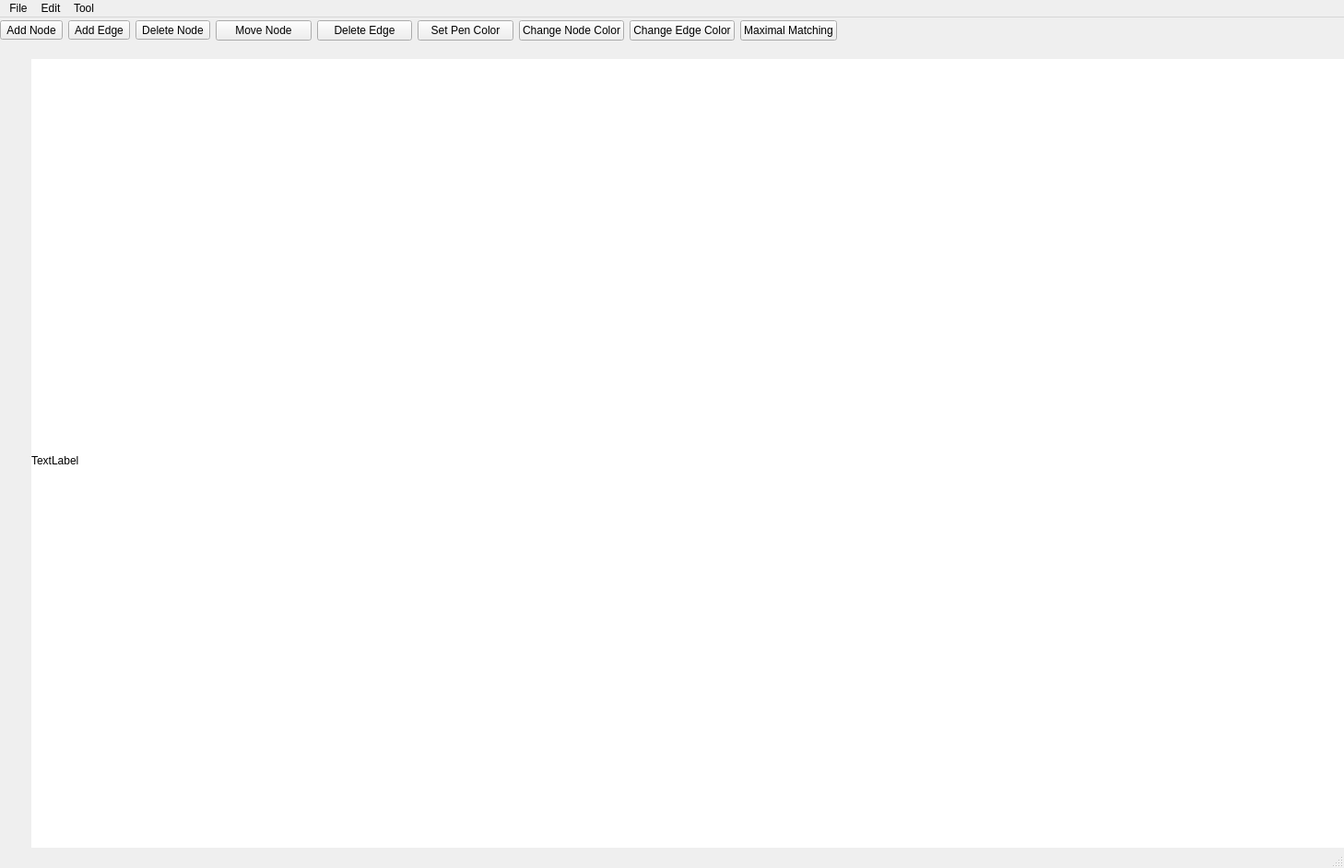
<?xml version="1.0" encoding="UTF-8"?>
<ui version="4.0">
 <class>JGraphEd</class>
 <widget class="QMainWindow" name="JGraphEd">
  <property name="geometry">
   <rect>
    <x>0</x>
    <y>0</y>
    <width>1458</width>
    <height>942</height>
   </rect>
  </property>
  <property name="windowTitle">
   <string>GraphEd</string>
  </property>
  <property name="animated">
   <bool>true</bool>
  </property>
  <widget class="QWidget" name="centralwidget">
   <property name="mouseTracking">
    <bool>true</bool>
   </property>
   <widget class="QWidget" name="gridLayoutWidget">
    <property name="geometry">
     <rect>
      <x>0</x>
      <y>-1</y>
      <width>908</width>
      <height>31</height>
     </rect>
    </property>
    <layout class="QGridLayout" name="Tools">
     <item row="0" column="0">
      <widget class="QToolButton" name="Add_Vertex">
       <property name="toolTip">
        <string>&lt;html&gt;&lt;head/&gt;&lt;body&gt;&lt;p&gt;Add Node&lt;/p&gt;&lt;/body&gt;&lt;/html&gt;</string>
       </property>
       <property name="text">
        <string>Add Node</string>
       </property>
      </widget>
     </item>
     <item row="0" column="3">
      <widget class="QPushButton" name="move">
       <property name="text">
        <string>Move Node</string>
       </property>
      </widget>
     </item>
     <item row="0" column="7">
      <widget class="QPushButton" name="changeEdgeCol">
       <property name="text">
        <string>Change Edge Color</string>
       </property>
      </widget>
     </item>
     <item row="0" column="5">
      <widget class="QPushButton" name="changecolor">
       <property name="text">
        <string>Set Pen Color</string>
       </property>
      </widget>
     </item>
     <item row="0" column="6">
      <widget class="QPushButton" name="changeNodeCol">
       <property name="text">
        <string>Change Node Color</string>
       </property>
      </widget>
     </item>
     <item row="0" column="2">
      <widget class="QToolButton" name="DelNode">
       <property name="toolTip">
        <string>&lt;html&gt;&lt;head/&gt;&lt;body&gt;&lt;p&gt;Delete Node&lt;/p&gt;&lt;p&gt;&lt;br/&gt;&lt;/p&gt;&lt;/body&gt;&lt;/html&gt;</string>
       </property>
       <property name="text">
        <string>Delete Node</string>
       </property>
      </widget>
     </item>
     <item row="0" column="4">
      <widget class="QPushButton" name="DelEdge">
       <property name="text">
        <string>Delete Edge</string>
       </property>
      </widget>
     </item>
     <item row="0" column="1">
      <widget class="QToolButton" name="AddEdge">
       <property name="toolTip">
        <string>&lt;html&gt;&lt;head/&gt;&lt;body&gt;&lt;p&gt;Add Edge&lt;/p&gt;&lt;/body&gt;&lt;/html&gt;</string>
       </property>
       <property name="text">
        <string>Add Edge</string>
       </property>
      </widget>
     </item>
     <item row="0" column="8">
      <widget class="QPushButton" name="maxMatch">
       <property name="text">
        <string>Maximal Matching</string>
       </property>
      </widget>
     </item>
    </layout>
   </widget>
   <widget class="QLabel" name="label">
    <property name="geometry">
     <rect>
      <x>34</x>
      <y>45</y>
      <width>1481</width>
      <height>871</height>
     </rect>
    </property>
    <property name="mouseTracking">
     <bool>true</bool>
    </property>
    <property name="styleSheet">
     <string notr="true">
background-color: rgb(255, 255, 255);</string>
    </property>
    <property name="text">
     <string>TextLabel</string>
    </property>
    <property name="scaledContents">
     <bool>false</bool>
    </property>
    <property name="wordWrap">
     <bool>true</bool>
    </property>
   </widget>
  </widget>
  <widget class="QMenuBar" name="menubar">
   <property name="geometry">
    <rect>
     <x>0</x>
     <y>0</y>
     <width>1458</width>
     <height>26</height>
    </rect>
   </property>
   <widget class="QMenu" name="menuFile">
    <property name="title">
     <string>File</string>
    </property>
    <addaction name="actionNew"/>
    <addaction name="actionOpen"/>
    <addaction name="actionSave_File"/>
    <addaction name="actionExit"/>
   </widget>
   <widget class="QMenu" name="menuEdit">
    <property name="title">
     <string>Edit</string>
    </property>
    <addaction name="actionAdd_Node"/>
    <addaction name="actionAdd_Edge"/>
    <addaction name="actionDelete_Node"/>
    <addaction name="actionDelete_Edge"/>
    <addaction name="actionMove_Node"/>
    <addaction name="separator"/>
    <addaction name="actionSet_Pen_Color"/>
    <addaction name="actionChange_Node_Color"/>
    <addaction name="actionChange_Edge_Color"/>
    <addaction name="separator"/>
    <addaction name="actionFind_Maximal_Matching"/>
   </widget>
   <widget class="QMenu" name="menuTool">
    <property name="title">
     <string>Tool</string>
    </property>
    <addaction name="actionMaximum_Matching"/>
    <addaction name="actionMaximum_Clique"/>
    <addaction name="actionMaximum_Vertex_Cover"/>
    <addaction name="actionMaximum_Independent_Set"/>
   </widget>
   <addaction name="menuFile"/>
   <addaction name="menuEdit"/>
   <addaction name="menuTool"/>
  </widget>
  <widget class="QStatusBar" name="statusbar"/>
  <action name="actionNew">
   <property name="text">
    <string>New</string>
   </property>
  </action>
  <action name="actionOpen">
   <property name="text">
    <string>Open</string>
   </property>
  </action>
  <action name="actionSave_File">
   <property name="text">
    <string>Save File</string>
   </property>
  </action>
  <action name="actionSave_As">
   <property name="text">
    <string>Save As..</string>
   </property>
  </action>
  <action name="actionExit">
   <property name="text">
    <string>Exit</string>
   </property>
  </action>
  <action name="actionAbout">
   <property name="text">
    <string>About...</string>
   </property>
  </action>
  <action name="actionHelp">
   <property name="text">
    <string>Help..</string>
   </property>
  </action>
  <action name="actionAdd_Node">
   <property name="text">
    <string>Add Node</string>
   </property>
  </action>
  <action name="actionAdd_Edge">
   <property name="text">
    <string>Add Edge</string>
   </property>
  </action>
  <action name="actionDelete_Node">
   <property name="text">
    <string>Delete Node</string>
   </property>
  </action>
  <action name="actionDelete_Edge">
   <property name="text">
    <string>Delete Edge</string>
   </property>
  </action>
  <action name="actionMove_Node">
   <property name="text">
    <string>Move Node</string>
   </property>
  </action>
  <action name="actionSet_Pen_Color">
   <property name="text">
    <string>Set Pen Color</string>
   </property>
  </action>
  <action name="actionChange_Node_Color">
   <property name="text">
    <string>Change Node Color</string>
   </property>
  </action>
  <action name="actionChange_Edge_Color">
   <property name="text">
    <string>Change Edge Color</string>
   </property>
  </action>
  <action name="actionFind_Maximal_Matching">
   <property name="text">
    <string>Find Maximal Matching</string>
   </property>
  </action>
  <action name="actionAbout_2">
   <property name="text">
    <string>About...</string>
   </property>
  </action>
  <action name="actionHelp_2">
   <property name="text">
    <string>Help...</string>
   </property>
  </action>
  <action name="actionMaximum_Matching">
   <property name="text">
    <string>Maximum Matching</string>
   </property>
  </action>
  <action name="actionMaximum_Clique">
   <property name="text">
    <string>Maximum Clique</string>
   </property>
  </action>
  <action name="actionMaximum_Vertex_Cover">
   <property name="text">
    <string>Minimum Vertex Cover</string>
   </property>
  </action>
  <action name="actionMaximum_Independent_Set">
   <property name="text">
    <string>Maximum Independent Set</string>
   </property>
  </action>
 </widget>
 <resources/>
 <connections>
  <connection>
   <sender>actionExit</sender>
   <signal>triggered()</signal>
   <receiver>JGraphEd</receiver>
   <slot>close()</slot>
   <hints>
    <hint type="sourcelabel">
     <x>-1</x>
     <y>-1</y>
    </hint>
    <hint type="destinationlabel">
     <x>728</x>
     <y>470</y>
    </hint>
   </hints>
  </connection>
 </connections>
</ui>
